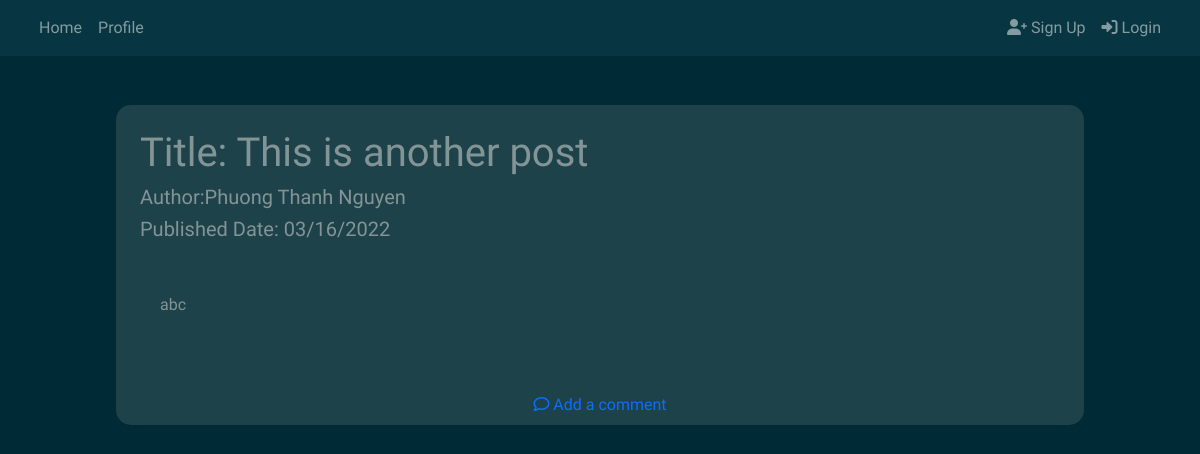
The app's page /Home/details/6, older data.
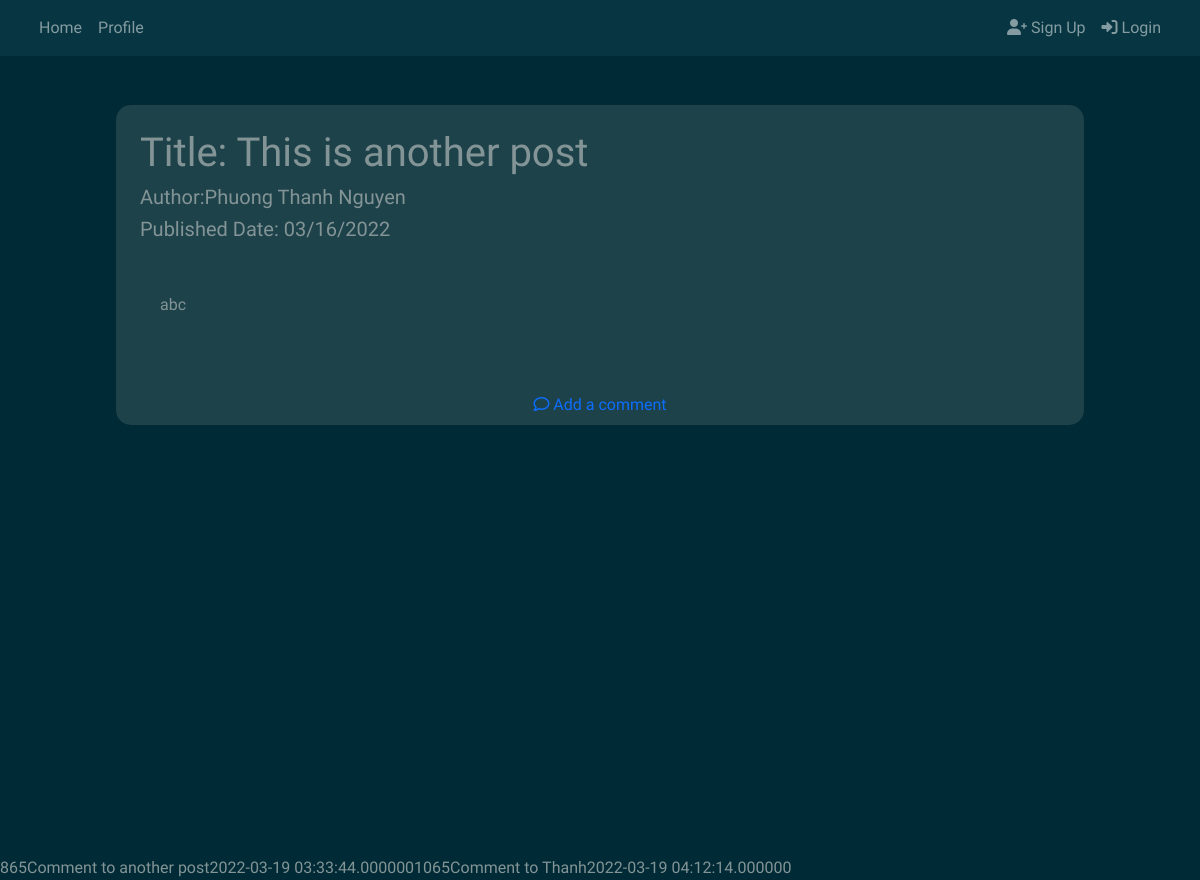
The same page, newer data.
### tables this page shows
CREATE TABLE `publication` (
  `publication_id` int(20) NOT NULL,
  `profile_id` int(20) NOT NULL,
  `publication_title` varchar(50) NOT NULL,
  `publication_text` varchar(3000) NOT NULL,
  `timestamp` timestamp(6) NOT NULL DEFAULT current_timestamp(6) ON UPDATE current_timestamp(6),
  `publication_status` varchar(10) NOT NULL
);

CREATE TABLE `profile` (
  `profile_id` int(20) NOT NULL,
  `author_id` int(20) NOT NULL,
  `first_name` varchar(30) NOT NULL,
  `middle_name` varchar(30) NOT NULL,
  `last_name` varchar(30) NOT NULL
);

CREATE TABLE `publication_comment` (
  `publication_comment_id` int(20) NOT NULL,
  `profile_id` int(20) NOT NULL,
  `publication_id` int(20) NOT NULL,
  `publication_comment_text` varchar(500) NOT NULL,
  `timestamp` timestamp(6) NOT NULL DEFAULT current_timestamp(6) ON UPDATE current_timestamp(6)
);

### app/controllers/Home.php (called while the page is built, shortened)
<?php
class Home extends Controller
{
    public function __construct()
    {
        $this->publicationModel = $this->model('publicationModel');
        $this->commentModel = $this->model('commentModel');
    }
    public function details($publication_id)
    {
        $publication = $this->publicationModel->getPublication($publication_id);
        $publication_comments = $this->commentModel->getPublicationComments($publication_id);
        $data = [
          "publication" => $publication,
          "comments" => $publication_comments,
        ];
         $this->view('Home/details',  $data);
    }
}

### app/core/App.php (called while the page is built, shortened)
<?php
class App
{
    protected $currentMethod = 'index';
    public function __construct()
    {
        $url = $this->parseURL();
        if (file_exists('../app/controllers/' . $url[0] . '.php')) {
            unset($url[0]);
        }
        $this->currentController = new $this->currentController;
        if (isset($url[1])) {
            if (method_exists($this->currentController, $url[1])) {
                $this->currentMethod = $url[1];
                unset($url[1]);
            }
        }
        $this->params = $url ? array_values($url) : [];
        call_user_func_array([$this->currentController, $this->currentMethod], $this->params);
    }
    public function parseURL()
    {
        if (isset($_GET['url'])) {
            $url = rtrim($_GET['url'], '/');
            $url = filter_var($url, FILTER_SANITIZE_URL);
            $url = explode('/', $url);
            return $url;
        }
    }
}

### public/index.php (called while the page is built, shortened)
<?php
    $init = new App;
?>

### app/core/helper.php (called while the page is built, shortened)
<?php
    function isLoggedIn(){
        if(isset($_SESSION['user_id'])){
          return true;
        } else {
          return false;
        }
      }
?>

### app/core/Model.php (called while the page is built, shortened)
<?php
class Model
{
    private $host = DB_HOST;
    private $user = DB_USER;
    private $pass = DB_PASS;
    private $dbname = DB_NAME;
    private $dbh;
    private $stmt;
    public function __construct()
    {
        $dsn = 'mysql:host=' . $this->host . ';dbname=' . $this->dbname;
        $options = array(
            PDO::ATTR_PERSISTENT => true,
            PDO::ATTR_ERRMODE => PDO::ERRMODE_EXCEPTION
        );
        try {
            $this->dbh = new PDO($dsn, $this->user, $this->pass, $options);
        } catch (PDOException $e) {
            $this->error = $e->getMessage();
            echo $this->error;
        }
    }
    public function query($sql)
    {
        $this->stmt = $this->dbh->prepare($sql);
    }
    public function bind($param, $value, $type = null)
    {
        if (is_null($type)) {
            switch (true) {
                default:
                    $type = PDO::PARAM_STR;
            }
        }
        $this->stmt->bindValue($param, $value, $type);
    }
    public function execute()
    {
        return $this->stmt->execute();
    }
    public function getResultSet(){
        $this->execute();
        return $this->stmt->fetchAll(PDO::FETCH_OBJ);
    }
    public function getSingle(){
        $this->execute();
        return $this->stmt->fetch(PDO::FETCH_OBJ);
    }
}

### app/models/publicationModel.php (called while the page is built, shortened)
<?php
class publicationModel
{
    public function __construct()
    {
        $this->db = new Model;
    }
    public function getPublication($publication_id)
    {
        $this->db->query(
                "SELECT publication.publication_id, publication.publication_title, publication.publication_text, publication.timestamp, publication.publication_status,
                profile.first_name, profile.middle_name, profile.last_name
                FROM publication INNER JOIN profile
                ON publication.profile_id = profile.profile_id
                WHERE publication_id = :publication_id");
        $this->db->bind(':publication_id', $publication_id);
        return $this->db->getSingle();
    }
}

### app/models/commentModel.php (called while the page is built, shortened)
<?php
class commentModel
{
    public function __construct()
    {
        $this->db = new Model;
    }
    public function getPublicationComments($publication_id) {
        $this->db->query("SELECT * FROM publication_comment WHERE publication_id = :publication_id");
        $this->db->bind(':publication_id', $publication_id);
        return $this->db->getResultSet();
    }
}

### app/views/Home/details.php (the view, shortened to what this page needs)
<?php require APPROOT . '/views/includes/header.php'; ?>
<section class="vh-100">
    <div class="py-5 h-100">
        <div class="col-12 col-md-8 col-lg-6 col-xl-10 container">
            <div class="card shadow-2-strong" style="border-radius: 1rem;">
                <div class="card-body p-4">
                    <h1> <?php echo 'Title: ' . $data["publication"]->publication_title ?> </h1>
                    <h5> <?php echo 'Author:' . $data["publication"]->first_name . ' ' . $data["publication"]->middle_name . ' ' . $data["publication"]->last_name ?></h5>
                    <h5> <?php echo 'Published Date:' . date(" m/d/Y", strtotime($data["publication"]->timestamp)) . '<br><br>' ?></h5>
                    <div class="card-body">
                        <p> <?php echo $data["publication"]->publication_text ?> </p>
                    </div>
                </div>
                <?php
                if (!isLoggedIn()) {
                    echo '<div class="container d-flex justify-content-center mt-2">
                            <a class="nav-link" href="/Blog/Login/"><i class="fa-regular fa-comment"></i> Add a comment </a></li>
                        </div>';
                }
                ?>
            </div>
        </div>
</section>
<div>
    <?php
        foreach($data["comments"] as $comment) {
            echo "$comment->publication_comment_id";
            echo "$comment->publication_id";
            echo "$comment->profile_id";
            echo "$comment->publication_comment_text";
            echo "$comment->timestamp";
        }
    ?>
</div>
<?php require APPROOT . '/views/includes/footer.php'; ?>

### app/core/Controller.php (shortened to what this page needs)
<?php
    class Controller{
        public function view($name, $data = []){
            if(file_exists('../app/views/'.$name.'.php')){
                require_once('../app/views/'.$name.'.php');
            }
            else{
                echo '../app/views/'.$name.'.php does not exists';
            }
        }
        public function model($modelName){
            return new $modelName;
        }
    }
?>

### app/views/includes/header.php (shortened to what this page needs)
<html lang="en">
<head>
    <link rel="stylesheet" href="<?php echo URLROOT; ?>/css/style.css">
    <link href="https://cdn.jsdelivr.net/npm/bootstrap@5.1.3/dist/css/bootstrap.min.css" rel="stylesheet">
    <link rel="stylesheet" href="https://cdnjs.cloudflare.com/ajax/libs/font-awesome/6.0.0/css/all.min.css" />
    <link rel="stylesheet" href="https://cdn.jsdelivr.net/npm/bootswatch@4.5.2/dist/solar/bootstrap.min.css">
</head>
<body>
    <nav class="navbar navbar-expand-sm navbar-dark bg-dark">
        <div class="container-fluid">
            <div class="collapse navbar-collapse" id="mynavbar">
                <ul class="navbar-nav me-auto">
                    <li class="nav-item">
                        <a class="nav-link" href="/Blog/Home">Home</a>
                    </li>
                    <?php
                    if (isLoggedIn()) {
                        echo '<div class="collapse navbar-collapse" id="navbarNavDarkDropdown">
                        <ul class="navbar-nav">
                            <li class="nav-item dropdown">
                            <a class="nav-link dropdown-toggle" id="navbarDarkDropdownMenuLink" role="button" data-bs-toggle="dropdown" aria-expanded="false">
                                Profile
                            </a>
                            <ul class="dropdown-menu dropdown-menu-dark" aria-labelledby="navbarDarkDropdownMenuLink">
                                <li><a class="dropdown-item" href="/Blog/Profile">View Profile</a></li>
                                <li><a class="dropdown-item" name="editProfile" href="/Blog/Profile/editProfile/' . $_SESSION['user_id'] . '">Edit Profile</a></li>
                                <li><a class="nav-link" href="/Blog/Profile/createPublication">Create a publication</a></li>
                            </ul>
                            </li>
                        </ul>
                        </div>';
                    }
                    else {
                        echo '<li class="nav-item">
                        <a class="nav-link" href="/Blog/Profile">Profile</a>
                        </li>';
                    }
                    ?>
                </ul>
                <ul class="nav navbar-nav navbar-right">
                    <?php
                    if (isLoggedIn()) {
                        echo '<li class="nav-item"><a class="nav-link" href="/Blog/Login/logout"><i class="fa-solid fa-sign-out"></i> Logout  ' . $_SESSION['user_username'] . '</a></li>';
                    } else {
                        echo '<li class="nav-item"><a class="nav-link" href="/Blog/Login/create"><i class="fa-solid fa-user-plus"></i> Sign Up</a></li>
              <li class="nav-item"><a class="nav-link" href="/Blog/Login/"><i class="fa-solid fa-right-to-bracket"></i> Login</a></li>';
                    }
                    ?>
                </ul>
            </div>
        </div>
    </nav>

### app/views/includes/footer.php (shortened to what this page needs)
</body>
</html>

Row changes from the older to the newer data that the page shows:
added publication_comment: publication_comment_id "8", publication "6", profile "5", publication_comment_text "Comment to another post", timestamp "2022-03-19 03:33:44.000000"
added publication_comment: publication_comment_id "10", publication "6", profile "5", publication_comment_text "Comment to Thanh", timestamp "2022-03-19 04:12:14.000000"
